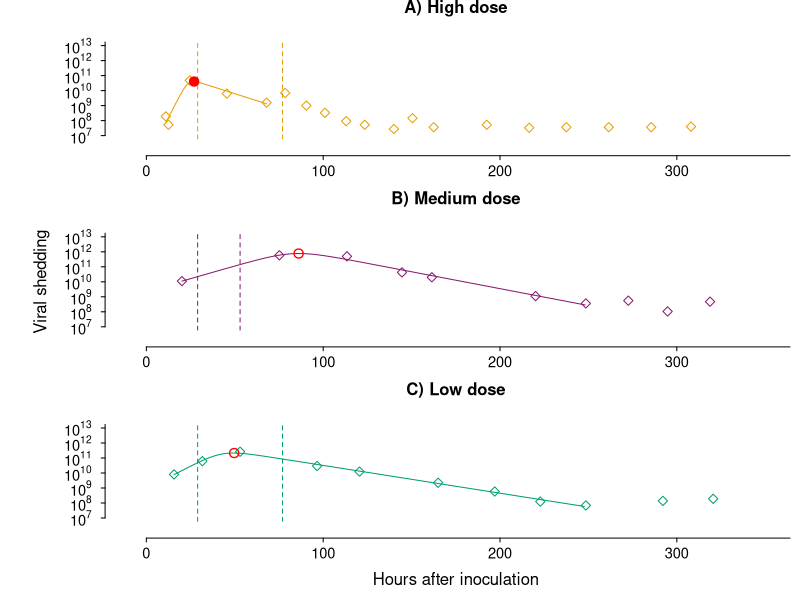
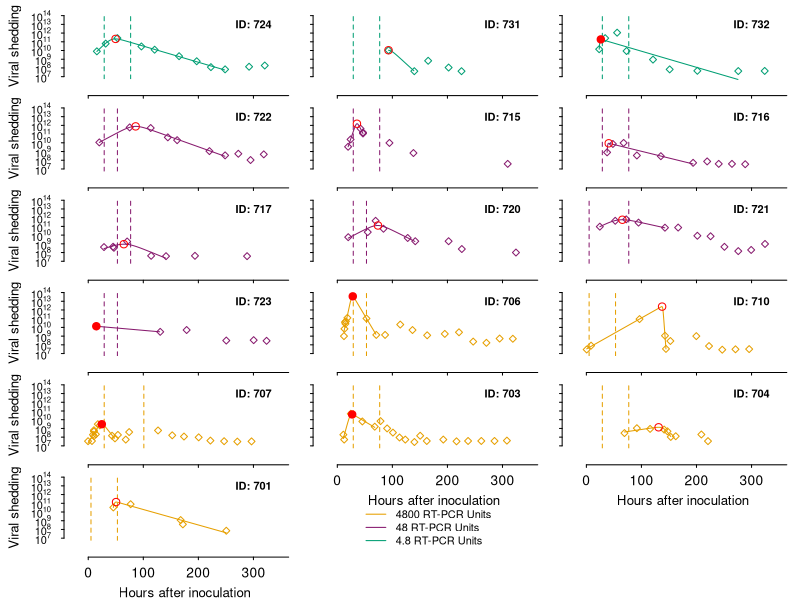
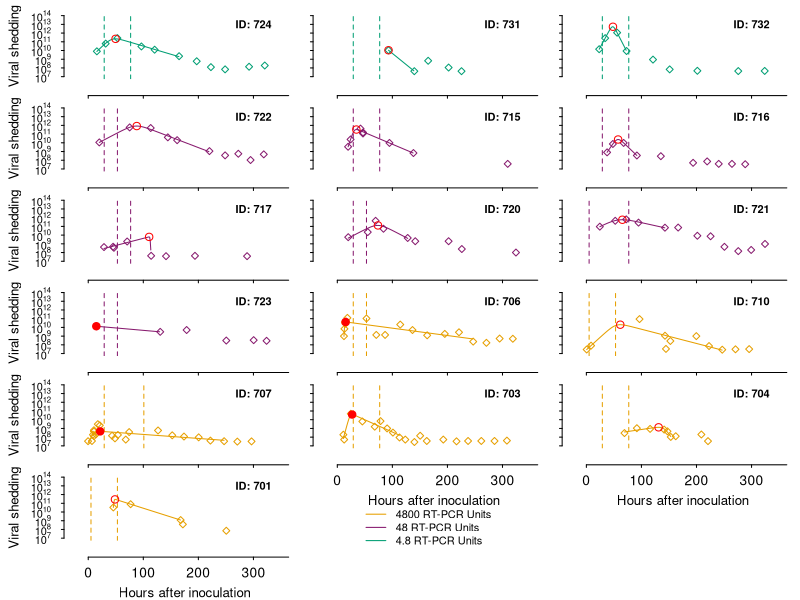
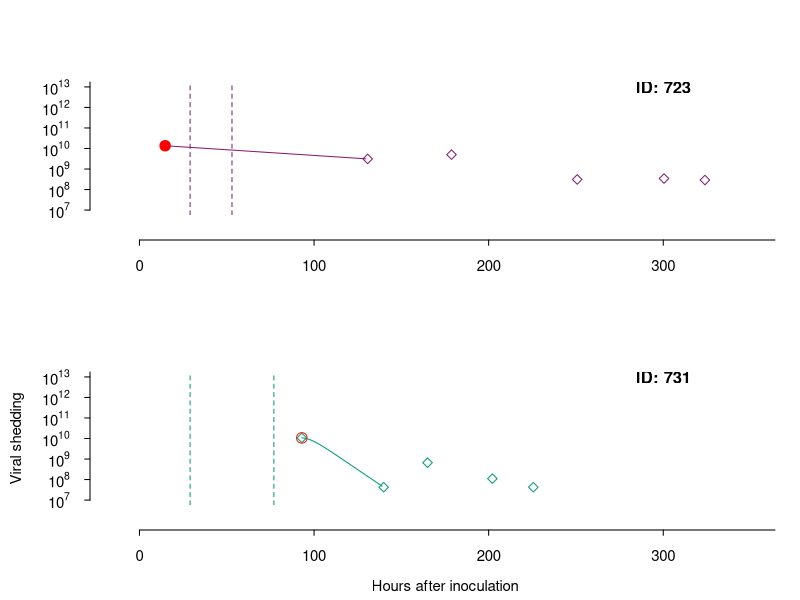
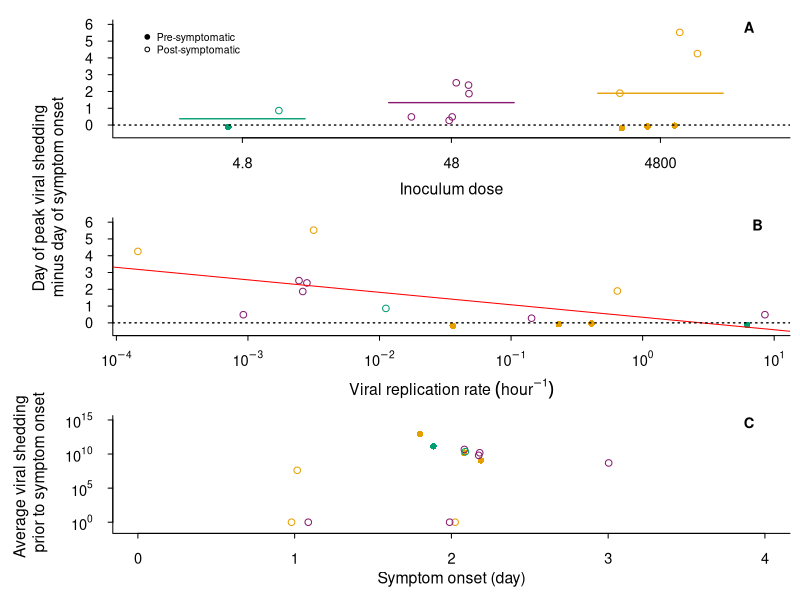
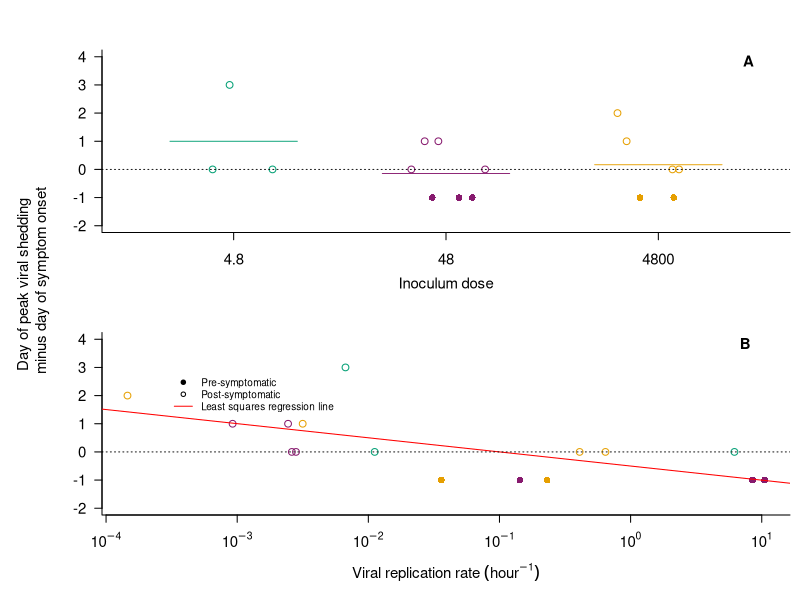
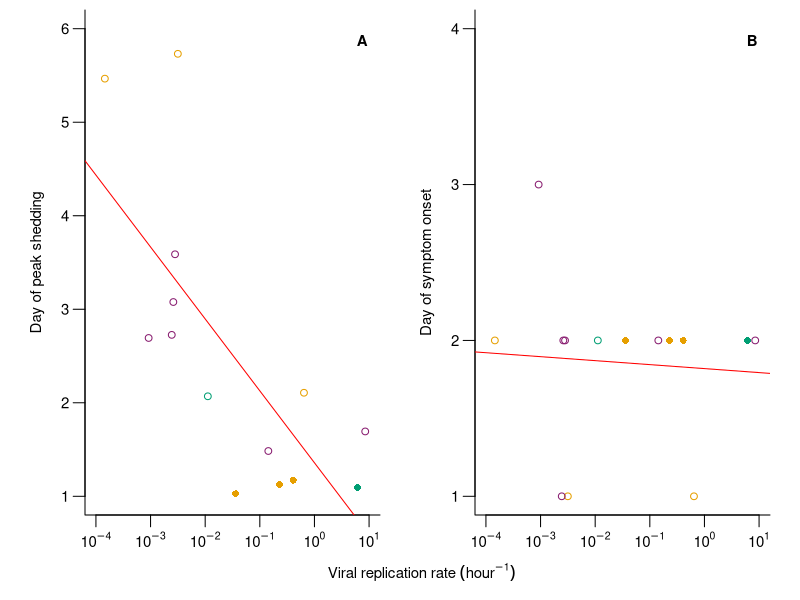

Recreate these plots in R, in order.
## ---- chunk 1
knitr::opts_chunk$set(echo = TRUE, message = FALSE, warnings = FALSE)
## ---- chunk 2
generate.estimates <- function(t, pars) {
  
  p1 <- exp(pars[1])
  p2 <- exp(pars[2])
  p3 <- exp(pars[3])
  p4 <- exp(pars[4])
  
  estimate <- (2 * p1) / (exp(-p2*(t-p3)) + exp(p4*(t-p3)))
  
  return(log10(estimate))
  
} 

sse.viralLoad <- function(pars, data) {
  vl <- log10(data$y)
  t <- data$x * 24 - 19
  
  estimates <- generate.estimates(t, pars)
  
  sse <- sum((estimates - vl)^2)
  
  if (sse > 1e20) {
    return(1e20)
  } else {
    return(sse)
  }
  
}

generate.possible.params <- function(data) {
  numguess <- 1e4
  
  fits <- data.frame(matrix(NA, nrow = numguess, ncol = 6))
  
  colnames(fits) <- c('p1','p2','p3','p4','convergence','sse')
  
  # These are ln(param) values
  for (g in 1:numguess) {
    p1 <- runif(1, -1, log(1e12))
    p2 <- runif(1, -1, 1)
    p3 <- runif(1, -1, log(4*24))
    p4 <- runif(1, -5, 1)
    
    params <- c(p1, p2, p3, p4)
    
    fit <- optim(params, sse.viralLoad, data=data)
    
    fits[g, ] <- c(fit$par, fit$convergence, fit$value)
  }
  
  return(fits)
}

get.params <- function(data) {
  
  fits <- generate.possible.params(data)
  
  minsse <- min(fits[fits$convergence==0, ]$sse)
  
  pars <- unlist((fits[fits$sse == minsse, ])[1:4])
  
  return (c(pars, minsse))
}

## ---- chunk 3
make.param.df <- function(data, maxt) {
  
  participants <- unique(data$participant)
  
  participantparams <- matrix(nrow=length(participants), ncol=5)
  
  for (i in 1:length(participants)) {
    pars <- get.params(data[data$participant==participants[i],]
                         [1:(maxt[maxt$participant==participants[i],]$max.point),])
    
    participantparams[i,] <- c(participants[i], pars[1:4])
  }
  
  participantparams <- as.data.frame(participantparams)
  colnames(participantparams) <- c("participant", "p1", "p2",
                               "p3", "p4")
  
  return(participantparams)
}

atmardata <- read.csv("atmardata.csv")
participants <- unique(atmardata$participant)

# Method 1: Stopping at the first local minimum
maxt.firstmin <- data.frame(participant=participants, 
                            max.point=rep(NA, length(participants)))

for (p in participants) {
  
  vldata <- atmardata[atmardata$participant==p,]
  
  t.peak <- which(vldata$y == max(vldata$y))
  
  points.after.peak <- vldata$y[-1:-t.peak]
  
  next.points <- append(vldata$y[-1:-(t.peak+1)], NA)
  
  local.min <- which(points.after.peak <= next.points)[1] + t.peak
  
  if (is.na(local.min)) {
    
    maxt.firstmin[maxt.firstmin$participant==p,]$max.point <- length(vldata$y)
    
  } else {
    
    maxt.firstmin[maxt.firstmin$participant==p,]$max.point <- local.min
    
  }
}

# Method 2: Stopping when viral load gets back down to the initial viral load
maxt.backtoinitial <- data.frame(participant=participants, 
                                 max.point=rep(NA, length(participants)))

for (p in participants) {
  vldata <- atmardata[atmardata$participant==p,]
  
  t.peak <- which(vldata$y == max(vldata$y))
  
  points.after.peak <- vldata$y[-1:-t.peak]
  
  maxt.backtoinitial[maxt.backtoinitial$participant==p,]$max.point <-  
    which(points.after.peak <= vldata$y[1])[1] + t.peak
}
## ---- chunk 4
params.localmin <- read.csv("Atmar Parameters local minimum.csv")
params.backtoinitial <- read.csv("Atmar Parameters back to initial.csv")
## ---- chunk 5
plot.viralload <- function(data, pars, sympdata, max.modeltime, yhigh, cex,
                           xaxisLabs = T, yaxisLabs = T, 
                           cex_labels, cex.xaxis, xlabel, ylabel, example) {
  
    
  if(unique(participantdata$dose) == '4800') {
    col <- "#E69F00"
    if (example) {title <- "A) High dose"} 
  } else if (unique(participantdata$dose) == '48') {
    col <- "#871a6e" 
    if (example) {title <- "B) Medium dose"}
  } else if (unique(participantdata$dose) == '4.8') {
    col <- "#009E73"
    if (example) {title <- "C) Low dose"}
  }
  
  t <- data$x * 24 - 19
    
  vl <- data$y

  # Plotting real VL
  plot(t, log10(vl), col=col, xlim=c(0, 350), ylim=c(7, yhigh),
     xlab="", ylab="", xaxt="n", yaxt="n", cex.lab=cex, cex.axis=cex, 
     pch=5, font.lab=2, cex=cex, bty='n')
  
  # Plotting simulated VL 
  linet <- seq(min(data$x)*24-19, data[max.modeltime,]$x*24-19, by=1)
  predictedvl <- generate.estimates(linet, pars)
  
  symp.onset <- sympdata$symp.onset * 24 - 19
  symp.end <- symp.onset + sympdata$symp.dur * 24

  lines(linet, predictedvl, col=col)
  
  abline(v = symp.onset, col=col, lty=2)
  abline(v = symp.end, col=col, lty=2)
  
  t.peak <- linet[which(predictedvl == max(predictedvl))]
  
  if (t.peak < symp.onset) {
    redpointstyle <- 19
    symp.timing <- "Pre-symptomatic"
  } else {
    redpointstyle <- 1
    symp.timing <- "Post-symptomatic"
  }
  
  if (!example) {
    title <- paste("ID:", unique(data$participant))
    text(x=300, y=13, labels=title, font=2)
    ylabel.line <- 4.5
    xlabel.line <- 3.5
  } else {
    mtext(title, font=2, line=2)
    ylabel.line <- 5.5
    xlabel.line <- 4
  }
  
  points(t.peak, max(predictedvl), pch=redpointstyle, 
         col="red", lwd=cex, cex=cex+0.5)
  
  xLabs = NA
  if(xaxisLabs==T){
        xLabs = c(expression(0),
                  expression(100),
                  expression(200),
                  expression(300),
                  expression(400))}
  axis(1, cex.axis=cex.xaxis, at=seq(0, 400, by=100), labels = xLabs,
       line=1.25,
       mgp=c(2, 0.75, 0), tck=-0.04)
  
  yLabs = NA
  if(yaxisLabs==T){
      yLabs = c(expression(10^7),
                expression(10^8),
                expression(10^9),
                expression(10^10),
                expression(10^11),
                expression(10^12),
                expression(10^13),
                expression(10^14))}
  axis(2, cex.axis=cex, at=seq(7, 14, by=1), 
       labels=yLabs,
       line=1.25,
       las=2, 
       mgp=c(2, 1, 0), tck= -0.04)

  mtext(text=ylabel, side=2, line=ylabel.line, cex=cex_labels)
  
  mtext(text=xlabel, side=1, line=xlabel.line, cex=cex_labels)
  
}

atmarsymptoms <- read.csv('atmarsymptoms.csv')

participantexamples <- c('703', '722', '724')

par(mfrow=c(3, 1), mai=c(0.52, 0.82, 0.42, 0.1), oma=c(2, 3, 0, 0))

for(p in participantexamples) {

  participantdata <- atmardata[atmardata$participant==p, ]
  sympdata <- atmarsymptoms[atmarsymptoms$participant == p, ]
  params <- unlist(params.localmin[params.localmin$participant==p,][2:5])
  
  if(p==participantexamples[2]) {
    ylabel <- "Viral shedding"
    xlabel <- ""
  } else if (p == participantexamples[3]) {
    xlabel <- "Hours after inoculation"
    ylabel <- ""
  } else {
    xlabel <- ""
    ylabel <- ""
  }
  
  plot.viralload(data=participantdata, 
                 pars=params, 
                 sympdata=sympdata, 
                 max.modeltime=maxt.firstmin[maxt.firstmin$participant==p,]$max.point,
                 yhigh=13,
                 cex=1.33, 
                 cex_labels=1,
                 cex.xaxis=1.33,
                 xlabel=xlabel,
                 ylabel=ylabel,
                 example=TRUE)
}
## ---- chunk 6
participants.by.dose <- unique(atmardata$participant[order(atmardata$dose)])

par(mfrow=c(6, 3), mai=c(0.22, 0.42, 0.22, 0.22), oma=c(3.5, 4, 0, 0),
    mar=c(1, 2.1, 1, 1))

for(i in 1:length(participants.by.dose)) {
  
  p <- participants.by.dose[i]
  participantdata <- atmardata[atmardata$participant==p, ]
  sympdata <- atmarsymptoms[atmarsymptoms$participant==p, ]
  params <- unlist(params.localmin[params.localmin$participant==p,][2:5])
  dose <- unique(participantdata$dose)
  
  if (i %in% c(1, 4, 7, 10, 13)) {
    plot.viralload(
      data=participantdata, 
      pars=params, 
      sympdata=sympdata, 
      max.modeltime=maxt.firstmin[maxt.firstmin$participant==p,]$max.point,
      yhigh=14,
      cex=1,
      xaxisLabs=F,
      cex_labels=0.8,
      cex.xaxis=1.25,
      xlabel="",
      ylabel="Viral shedding",
      example=FALSE)
  } else if (i %in% c(14, 15)) {
     plot.viralload(
      data=participantdata, 
      pars=params, 
      sympdata=sympdata, 
      max.modeltime=maxt.firstmin[maxt.firstmin$participant==p,]$max.point,
      yhigh=14,
      cex=1,
      yaxisLabs=F,
      cex_labels=0.8,
      cex.xaxis=1.25,
      xlabel="Hours after inoculation",
      ylabel="",
      example=FALSE) 
  } else if (i==16) {
    plot.viralload(
      data=participantdata, 
      pars=params, 
      sympdata=sympdata, 
      max.modeltime=maxt.firstmin[maxt.firstmin$participant==p,]$max.point,
      yhigh=14,
      cex=1,
      cex_labels=0.8,
      cex.xaxis=1.25,
      xlabel="Hours after inoculation",
      ylabel="Viral shedding",
      example=FALSE)
  } else {
    plot.viralload(
    data=participantdata, 
    pars=params, 
    sympdata=sympdata, 
    max.modeltime=maxt.firstmin[maxt.firstmin$participant==p,]$max.point,
    yhigh=14,
    cex=1,
    xaxisLabs=F,
    yaxisLabs=F,
    cex_labels=0.8,
    cex.xaxis=1.25,
    xlabel="",
    ylabel="",
    example=FALSE)
  }
}

par(mar=c(0, 0, 0, 0))
plot.new()
legend(x = "bottom",
       legend = c("4800 RT-PCR Units",
                  "48 RT-PCR Units",
                  "4.8 RT-PCR Units"),
       col = c("#E69F00",
               "#871a6e",
               "#009E73"),
       lty = 1, bty='n')
plot.new()

par(mfrow=c(6, 3), mai=c(0.22, 0.42, 0.22, 0.22), oma=c(3.5, 4, 0, 0),
    mar=c(1, 2.1, 1, 1))

for(i in 1:length(participants.by.dose)) {
  
  p <- participants.by.dose[i]
  participantdata <- atmardata[atmardata$participant==p, ]
  sympdata <- atmarsymptoms[atmarsymptoms$participant==p, ]
  params <- unlist(params.backtoinitial[params.backtoinitial$participant==p,][2:5])
  dose <- unique(participantdata$dose)
  
  if (i %in% c(1, 4, 7, 10, 13)) {
    plot.viralload(
      data=participantdata, 
      pars=params, 
      sympdata=sympdata, 
      max.modeltime=maxt.backtoinitial[maxt.backtoinitial$participant==p,]$max.point,
      yhigh=14,
      cex=1,
      xaxisLabs=F,
      cex_labels=0.8,
      cex.xaxis=1.25,
      xlabel="",
      ylabel="Viral shedding",
      example=FALSE)
  } else if (i %in% c(14, 15)) {
     plot.viralload(
      data=participantdata, 
      pars=params, 
      sympdata=sympdata, 
      max.modeltime=maxt.backtoinitial[maxt.backtoinitial$participant==p,]$max.point,
      yhigh=14,
      cex=1,
      yaxisLabs=F,
      cex_labels=0.8,
      cex.xaxis=1.25,
      xlabel="Hours after inoculation",
      ylabel="",
      example=FALSE) 
  } else if (i==16) {
    plot.viralload(
      data=participantdata, 
      pars=params, 
      sympdata=sympdata, 
      max.modeltime=maxt.backtoinitial[maxt.backtoinitial$participant==p,]$max.point,
      yhigh=14,
      cex=1,
      cex_labels=0.8,
      cex.xaxis=1.25,
      xlabel="Hours after inoculation",
      ylabel="Viral shedding",
      example=FALSE)
  } else {
    plot.viralload(
    data=participantdata, 
    pars=params, 
    sympdata=sympdata, 
    max.modeltime=maxt.backtoinitial[maxt.backtoinitial$participant==p,]$max.point,
    yhigh=14,
    cex=1,
    xaxisLabs=F,
    yaxisLabs=F,
    cex_labels=0.8,
    cex.xaxis=1.25,
    xlabel="",
    ylabel="",
    example=FALSE)
  }
}

par(mar=c(0, 0, 0, 0))
plot.new()
legend(x = "bottom",
       legend = c("4800 RT-PCR Units",
                  "48 RT-PCR Units",
                  "4.8 RT-PCR Units"),
       col = c("#E69F00",
               "#871a6e",
               "#009E73"),
       lty = 1, bty='n')
plot.new()
## ---- chunk 7
excluded.participants <- c('723', '731')

par(mfrow=c(2, 1), mai=c(0.75, 0.75, 0.82, 0.25), oma=c(1, 2, 0, 0))

for(i in 1:length(excluded.participants)) {

  p <- excluded.participants[i]
  participantdata <- atmardata[atmardata$participant==p, ]
  sympdata <- atmarsymptoms[atmarsymptoms$participant == p, ]
  params <- unlist(params.localmin[params.localmin$participant==p,][2:5])
  
  if(i == 2) {
    ylabel <- "Viral shedding"
    xlabel <- "Hours after inoculation"
  } else {
    xlabel <- ""
    ylabel <- ""
  }
  
  plot.viralload(data=participantdata, 
                 pars=params, 
                 sympdata=sympdata, 
                 max.modeltime=maxt.firstmin[maxt.firstmin$participant==p,]$max.point,
                 yhigh=13,
                 cex=0.9, 
                 cex_labels=0.9,
                 cex.xaxis=0.9,
                 xlabel=xlabel,
                 ylabel=ylabel,
                 example=FALSE)
  if(i==2) {
    legend(x = 100, y = 10^12,
       legend = c("48 RT-PCR Units",
                  "4.8 RT-PCR Units"),
       col = c("#871a6e",
               "#009E73"),
       lty = 1, bty='n', cex=0.8)
  } 
}

## ---- chunk 8
participants.conservative <- participants[participants != 723 & 
                                            participants != 731]

delays.conservative <- data.frame("participant"=participants.conservative, 
                    "delay"=rep(0, length(participants.conservative)), 
                    "dose"=rep(0, length(participants.conservative)))

for (p in participants.conservative) {
  
  vldata <- atmardata[atmardata$participant == p, ]
  sympdata <- atmarsymptoms[atmarsymptoms$participant == p, ]
  dose <- unique(vldata$dose)
  
  params <- unlist(params.localmin[params.localmin$participant==p, 2:5])

  t <- seq(min(vldata$x)*24-19, 
        vldata[maxt.firstmin[maxt.firstmin$participant==p,]$max.point,]$x*24-19, 
        by=1)
  
  predictedvl <- generate.estimates(t, params)
  
  peak.vl.time <- t[which(predictedvl==max(predictedvl))]
  
  participantdelay <- peak.vl.time - (sympdata$symp.onset * 24 - 19)
  
  delays.conservative[delays.conservative$participant==p, ]$delay <- participantdelay
   
  delays.conservative[delays.conservative$participant==p, ]$dose <- dose

}
## ---- chunk 9
params.and.delays.conservative <- merge(params.localmin, delays.conservative)

lm.fit.p1.delay.conservative <- 
  lm(delay/24 ~ p1, data=params.and.delays.conservative)
p1.delay.conservative.pval <- 
  summary(lm.fit.p1.delay.conservative)$coefficients[2,4]
p1.delay.conservative.pval

lm.fit.p2.delay.conservative <- 
  lm(delay/24 ~ p2, data=params.and.delays.conservative)
p2.delay.conservative.pval <- 
  summary(lm.fit.p2.delay.conservative)$coefficients[2,4]
p2.delay.conservative.pval

lm.fit.p3.delay.conservative <- 
  lm(delay/24 ~ p3, data=params.and.delays.conservative)
p3.delay.conservative.pval <- 
  summary(lm.fit.p3.delay.conservative)$coefficients[2,4]
p3.delay.conservative.pval

lm.fit.p4.delay.conservative <- 
  lm(delay/24 ~ p4, data=params.and.delays.conservative)
p4.delay.conservative.pval <- 
  summary(lm.fit.p4.delay.conservative)$coefficients[2,4]
p4.delay.conservative.pval

# Viral growth vs. decay rate
lm.fit.p4.p2.conservative <- 
  lm(p4 ~ p2, data=params.and.delays.conservative)
p4.p2.conservative.pval <- 
  summary(lm.fit.p4.p2.conservative)$coefficients[2,4]
p4.p2.conservative.pval

# Test for collinearity
lm.fit.p2.p3.conservative <-
  lm(p2 ~ p3, data=params.and.delays.conservative)
p2.p3.conservative.pval <-
  summary(lm.fit.p2.p3.conservative)$coefficients[2,4]
p2.p3.conservative.pval
## ---- chunk 10
atmarshedding <- read.csv("atmarshedding.csv")

delays.nonconservative <- data.frame("participant"=participants, 
                    "delay"=rep(0, length(participants)), 
                    "dose"=rep(0, length(participants)))

for (p in participants) {
  
  sheddata <- atmarshedding[atmarshedding$participant == p, ]
  sympdata <- atmarsymptoms[atmarsymptoms$participant == p, ]
  dose <- unique(sheddata$dose)
  
  participantdelay <- sheddata$shed.onset - sympdata$symp.onset
  
  delays.nonconservative[delays.nonconservative$participant==p, ]$delay <- participantdelay
   
  delays.nonconservative[delays.nonconservative$participant==p, ]$dose <- dose

}
## ---- chunk 11
params.and.delays.nonconservative <- merge(params.localmin, delays.nonconservative)

lm.fit.p1.delay.nonconservative <- 
  lm(delay ~ p1, data=params.and.delays.nonconservative)
p1.delay.nonconservative.pval <- 
  summary(lm.fit.p1.delay.nonconservative)$coefficients[2,4]
p1.delay.nonconservative.pval

lm.fit.p2.delay.nonconservative <- 
  lm(delay ~ p2, data=params.and.delays.nonconservative)
p2.delay.nonconservative.pval <- 
  summary(lm.fit.p2.delay.nonconservative)$coefficients[2,4]
p2.delay.nonconservative.pval

lm.fit.p3.delay.nonconservative <- 
  lm(delay ~ p3, data=params.and.delays.nonconservative)
p3.delay.nonconservative.pval <- 
  summary(lm.fit.p3.delay.nonconservative)$coefficients[2,4]
p3.delay.nonconservative.pval

lm.fit.p4.delay.nonconservative <- 
  lm(delay ~ p4, data=params.and.delays.nonconservative)
p4.delay.nonconservative.pval <- 
  summary(lm.fit.p4.delay.nonconservative)$coefficients[2,4]
p4.delay.nonconservative.pval

# Viral growth vs. decay rate
lm.fit.p4.p2.nonconservative <- 
  lm(p4 ~ p2, data=params.and.delays.nonconservative)
p4.p2.nonconservative.pval <- 
  summary(lm.fit.p4.p2.nonconservative)$coefficients[2,4]
p4.p2.nonconservative.pval

# Test for collinearity
lm.fit.p2.p3.nonconservative <-
  lm(p2 ~ p3, data=params.and.delays.nonconservative)
p2.p3.nonconservative.pval <-
  summary(lm.fit.p2.p3.nonconservative)$coefficients[2,4]
p2.p3.nonconservative.pval
## ---- chunk 12
transmission.latent <- data.frame("participant"=participants.conservative, 
                                  "dose"=rep(0, length(participants.conservative)),
                    "transmission_potential"=rep(0, length(participants.conservative)), 
                    "symptom_onset"=rep(0, length(participants.conservative)))

for (i in 1:length(participants.conservative)) {
  p <- participants.conservative[i]
  
  transmission.latent[i,]$participant <- p
  
  symp.onset <- atmarsymptoms[atmarsymptoms$participant == p,]$symp.onset
  
  transmission.latent[i,]$symptom_onset <- symp.onset
  
  params <- unlist(params.localmin[params.localmin$participant == p,][2:5])
  
  vldata <- atmardata[atmardata$participant == p,]
  
  transmission.latent[i,]$dose <- unique(vldata$dose)
  
  shed.onset <- min(vldata$x) * 24 - 19
  
  if(shed.onset > symp.onset * 24 - 19) {
    avg.shedding.latent <- 0
  } else {
    t <- seq(min(vldata$x)*24-19, symp.onset*24-19, by=1)
    vl.latent <- 10^generate.estimates(t, params)
    avg.shedding.latent <- log10(mean(vl.latent))
  }
  
  transmission.latent[i,]$transmission_potential <- avg.shedding.latent
}

transmission.latent.fit <- lm(transmission_potential ~ symptom_onset, 
                              data = transmission.latent)
transmission.latent.pval <- 
  summary(transmission.latent.fit)$coefficients[2,4]

transmission.latent.pval
## ---- chunk 13

id <- delays.conservative$dose
id[id==4.8] <- 1
id[id==48] <- 2
id[id==4800] <- 3

participant.params <- params.localmin[params.localmin$participant != 723 & 
                                        params.localmin$participant != 731,]
transmission.latent.delays.data <- merge(transmission.latent, delays.conservative)

colors <- c("#009E73", "#871a6e","#E69F00")
cex <- 1.33
cex_labels <- .95
panellabelratio <- .975

{
  par(mfrow=c(3, 1), oma=c(0.5, 4, 0, 0), mai=c(0.6, 0.6, 0.2, 0.1))
  
  # Panel A: Delay between symptom onset and peak viral shedding vs. inoculum
  # dose
  
  plot(jitter(id), delays.conservative$delay/24,
          col=colors[factor(id)], xlim=c(.5, 3.5),
          ylim=c(-0.5, 6), cex.axis=cex, cex=cex,
          pch=ifelse(delays.conservative$delay < 0, 16, 1),
          xaxt="n",
          ylab = "",
          xlab = "",
       mgp=c(0, 1.5, 0), tck=-0.04, las=2, bty='l')
  axis(1, at=seq(1,3), labels=c("4.8", "48", "4800"), cex.axis=cex, 
       mgp=c(0, 1.5, 0), tck=-0.04)
  mtext(text="Day of peak viral shedding \n minus day of symptom onset",
        side=2, line=-1, cex=cex_labels, outer=TRUE, adj=0.75)
  mtext(text="Inoculum dose", side=1, line=3.5, cex=cex_labels)
  
  #Average delays per infectious dose
  segments(0.7, 
           mean(delays.conservative[delays.conservative$dose == 4.8,]$delay/24), 
           1.3, col=colors[1], lwd=cex)
  segments(1.7,
           mean(delays.conservative[delays.conservative$dose == 48,]$delay/24), 
           2.3, col=colors[2], lwd=cex)
  segments(2.7,
           mean(delays.conservative[delays.conservative$dose == 4800,]$delay/24), 
           3.3, col=colors[3], lwd=cex)
  
  #Pre-symptomatic vs post-symptomatic line
  abline(h=0, lty=3, lwd=cex)
  
  text(panellabelratio * 3 + .5, panellabelratio * 7 - 1, labels="A", cex=cex, font=2)
  
   legend(0.5, 6, legend=c("Pre-symptomatic", "Post-symptomatic"), 
         pch=c(19, 1, NA), col=c("black", "black"), cex=cex_labels, bty="n")
 
  # Panel B: Delay between symptom onset and peak viral shedding vs. viral
  # growth rate
  
  plot(participant.params[order(participant.params$participant),]$p2,
     delays.conservative[order(delays.conservative$participant),]$delay/24, 
     col=colors[factor(delays.conservative[order(delays.conservative$participant),]$dose)],
     pch=ifelse(delays.conservative[order(delays.conservative$participant),]$delay < 0, 16, 1),
     cex=cex, cex.axis=cex,
     ylab="", xlab="", xaxt="n",
     ylim=c(-0.5, 6),
     mgp=c(0, 1.5, 0), tck=-0.04, las=2, bty='l')
  
  axis(1, at=seq(-4, 1), labels=c(expression(10^-4), 
                                             expression(10^-3), 
                                             expression(10^-2),
                                             expression(10^-1),
                                             expression(10^0),
                                             expression(10^1)), cex.axis=cex, 
       mgp=c(0, 1.5, 0), tck=-0.04)
  
  abline(lm.fit.p2.delay.conservative, col="red")
  
  abline(h=0, lty=3, lwd=cex)
  
  mtext(text=expression(Viral~replication~rate~(hour^-1)),
        side=1, line=4, cex=cex_labels)
  
  text(panellabelratio * 5 - 4, panellabelratio * 7 - 1, labels="B", cex=cex, font=2)
  
  # Panel C: Pre-symptomatic transmission potential vs. symptom onset
  
  plot(transmission_potential ~ jitter(symptom_onset), data=transmission.latent.delays.data,
          col=colors[factor(dose)], xlim=c(0, 4),
        pch=ifelse(delay < 0, 16, 1),
          ylim=c(-1, 15), cex.axis=cex, cex=cex,
          ylab = "",
          xlab = "",
       xaxt="n",
       yaxt="n", bty='l')
  
  axis(1, cex.axis=cex, mgp=c(0, 1.5, 0), tck=-0.04)
  axis(2, cex.axis=cex, mgp=c(0, 1.5, 0), tck=-0.04, at=seq(0, 15, by=5),
       labels=c(expression(10^0),
                expression(10^5),
                expression(10^10),
                expression(10^15)),
       las=2)

  mtext(text="Average viral shedding \n prior to symptom onset",
        side=2, line=5, cex=cex_labels)
  mtext(text="Symptom onset (day)", side=1, line=3, cex=cex_labels)

  text(panellabelratio * 4, panellabelratio * 16 - 1, labels="C", cex=cex, font=2)
}
## ---- chunk 14

id.nonconservative <- delays.nonconservative$dose
id.nonconservative[id.nonconservative==4.8] <- 1
id.nonconservative[id.nonconservative==48] <- 2
id.nonconservative[id.nonconservative==4800] <- 3

cex <- 0.9
cex_labels <- 0.9
panellabelratio <- .975

{
  par(mfrow=c(2, 1), oma=c(1.75, 1, 0, 0), mai=c(0.5, 0.82, 0.5, 0.1))
  
  # Panel A: Delay between symptom onset and peak viral shedding vs. inoculum
  # dose
  
    plot(jitter(id.nonconservative), delays.nonconservative$delay,
          col=colors[factor(id.nonconservative)], xlim=c(.5, 3.5),
          ylim=c(-2, 4), cex.axis=cex, cex=cex,
          pch=ifelse(delays.nonconservative$delay < 0, 16, 1),
          xaxt="n",
          ylab = "",
          xlab = "",
       mgp=c(0, 0.8, 0), tck=-0.04, las=2, bty='l')

  axis(1, at=seq(1,3), labels=c("4.8", "48", "4800"), cex.axis=cex, 
       mgp=c(0, 0.8, 0), tck=-0.04)
  mtext(text="Day of peak viral shedding \n minus day of symptom onset",
        side=2, line=-1.5, cex=cex_labels, outer=TRUE)
  mtext(text="Inoculum dose", side=1, line=2, cex=cex_labels)
  
    #Average delays per inoculum dose
  segments(0.7, 
           mean(delays.nonconservative[delays.nonconservative$dose == 4.8,]$delay), 
           1.3, col=colors[1], lwd=cex)
  segments(1.7,
           mean(delays.nonconservative[delays.nonconservative$dose == 48,]$delay), 
           2.3, col=colors[2], lwd=cex)
  segments(2.7,
           mean(delays.nonconservative[delays.nonconservative$dose == 4800,]$delay), 
           3.3, col=colors[3], lwd=cex)
  
  #Pre-symptomatic vs post-symptomatic line
  abline(h=0, lty=3, lwd=cex)
  
  text(panellabelratio * 3 + .5, panellabelratio * 6 - 2, labels="A", cex=cex, font=2)
 
  # Panel B: Delay between symptom onset and peak viral shedding vs. viral
  # growth rate
  
  plot(params.localmin[order(params.localmin$participant),]$p2,
     delays.nonconservative[order(delays.nonconservative$participant),]$delay, 
     col=colors[factor(delays.nonconservative[order(delays.nonconservative$participant),]$dose)],
     pch=ifelse(delays.nonconservative[order(delays.nonconservative$participant),]$delay < 0, 16, 1),
     cex=cex, cex.axis=cex,
     ylab="", xlab="", xaxt="n",
     ylim=c(-2, 4),
     mgp=c(0, 0.8, 0), tck=-0.04, las=2, bty='l')
  
  axis(1, at=seq(-4, 1), labels=c(expression(10^-4), 
                                             expression(10^-3), 
                                             expression(10^-2),
                                             expression(10^-1),
                                             expression(10^0),
                                             expression(10^1)), cex.axis=cex, 
       mgp=c(0, 0.8, 0), tck=-0.04)
  
  abline(lm.fit.p2.delay.nonconservative, col="red")
  
  abline(h=0, lty=3, lwd=cex)
  
  mtext(text=expression(Viral~replication~rate~(hour^-1)),
        side=1, line=2.5, cex=cex_labels)

    text(panellabelratio * 5 - 4, panellabelratio * 6 - 2, labels="B", cex=cex, font=2)
  
    legend(-3.5, 2.9, legend=c("Pre-symptomatic", "Post-symptomatic", 
                          "Least squares regression line"), pch=c(19, 1, NA),
                          lty=c(NA, NA, 1), col=c("black", "black", "red"),
       cex=0.6, bty="n")
}
## ---- chunk 15

participant.peaktimes <- data.frame("participant"=participants.conservative, 
                    "peaktime"=rep(0, length(participants.conservative)), 
                    "dose"=rep(0, length(participants.conservative)))

for (p in participants.conservative) {
  
  vldata <- atmardata[atmardata$participant == p, ]
  
  t <- seq(min(vldata$x)*24-19, 
        vldata[maxt.firstmin[maxt.firstmin$participant==p,]$max.point,]$x*24-19, 
        by=1)
  
  params <- unlist(params.localmin[params.localmin$participant==p, 2:5])
  
  predictedvl <- generate.estimates(t, params)
  
  participant.peaktime <- t[which(predictedvl==max(predictedvl))]
  
  dose <- unique(vldata$dose)
  
  participant.peaktimes[participant.peaktimes$participant==p, ]$dose <- dose
  
  participant.peaktimes[participant.peaktimes$participant==p, ]$peaktime <- 
    participant.peaktime
}

params.peaktime.data <- merge(merge(participant.params, participant.peaktimes),
                              delays.conservative)
lm.fit.p2.peaktime <- lm(peaktime/24 ~ p2, data=params.peaktime.data)
p2.peaktime.pval <- summary(lm.fit.p2.peaktime)$coefficients[2,4]
p2.peaktime.pval

params.symp.data <- merge(merge(participant.params, atmarsymptoms),
                          delays.conservative)
lm.fit.p2.symponset <- lm(symp.onset ~ p2, data=params.symp.data)
p2.symponset.pval <- summary(lm.fit.p2.symponset)$coefficients[2,4]
p2.symponset.pval

cex <- 0.9
cex_labels <- 0.9

{
  par(mfrow=c(1, 2), mai=c(0.5, 0.65, 0.1, 0.3), oma=c(1.75, 1, 0, 0))
  
  plot(peaktime/24 ~ p2, data=params.peaktime.data,
            col=colors[factor(dose)], xlim=c(-4, 1),
            ylim=c(1, 6), cex.axis=cex, cex=cex,
            pch=ifelse(delay < 0, 16, 1),
            xaxt="n",
            ylab = "",
            xlab = "",
         mgp=c(0, 0.8, 0), tck=-0.04, las=2, bty='l')
  axis(1, at=seq(-4, 1), labels=c(expression(10^-4), 
                                  expression(10^-3),
                                  expression(10^-2),
                                  expression(10^-1),
                                  expression(10^0),
                                  expression(10^1)), cex.axis=cex, 
       mgp=c(0, 0.8, 0), tck=-0.04)
  mtext(text="Day of peak shedding",
        side=2, line=2, cex=cex_labels)
  mtext(text=expression(Viral~replication~rate~(hour^-1)),
        side=1, line=0, cex=cex_labels, outer = TRUE, adj=0.52)
  
  abline(lm.fit.p2.peaktime, col="red")
  
  text(panellabelratio * 5 - 4, panellabelratio * 5 + 1, labels="A", cex=cex, font=2)
    
  plot(symp.onset ~ p2, data=params.symp.data,
    col=colors[factor(dose)], xlim=c(-4, 1),
            ylim=c(1, 4), cex.axis=cex, cex=cex,
            pch=ifelse(delay < 0, 16, 1),
            yaxt="n",
            xaxt="n",
            ylab = "",
            xlab = "", bty='l')
  
  axis(1, at=seq(-4, 1), labels=c(expression(10^-4), 
                                  expression(10^-3),
                                  expression(10^-2),
                                  expression(10^-1),
                                  expression(10^0),
                                  expression(10^1)), cex.axis=cex, 
       mgp=c(0, 0.8, 0), tck=-0.04)
  mtext(text="Day of symptom onset",
        side=2, line=2, cex=cex)
  
  axis(2, at=seq(1, 4), cex.axis=cex, mgp=c(0, 0.8, 0), tck=-0.04, las=2)
  
  abline(lm.fit.p2.symponset, col="red")
  
  text(panellabelratio * 5 - 4, panellabelratio * 3 + 1, labels="B", cex=cex, font=2)
}
## ---- chunk 16

lm.fit.p2.p3 <- 
  lm(p3 ~ p2, data=participant.params)
p2.p3.pval <- 
  summary(lm.fit.p2.p3)$coefficients[2,4]
p2.p3.pval

